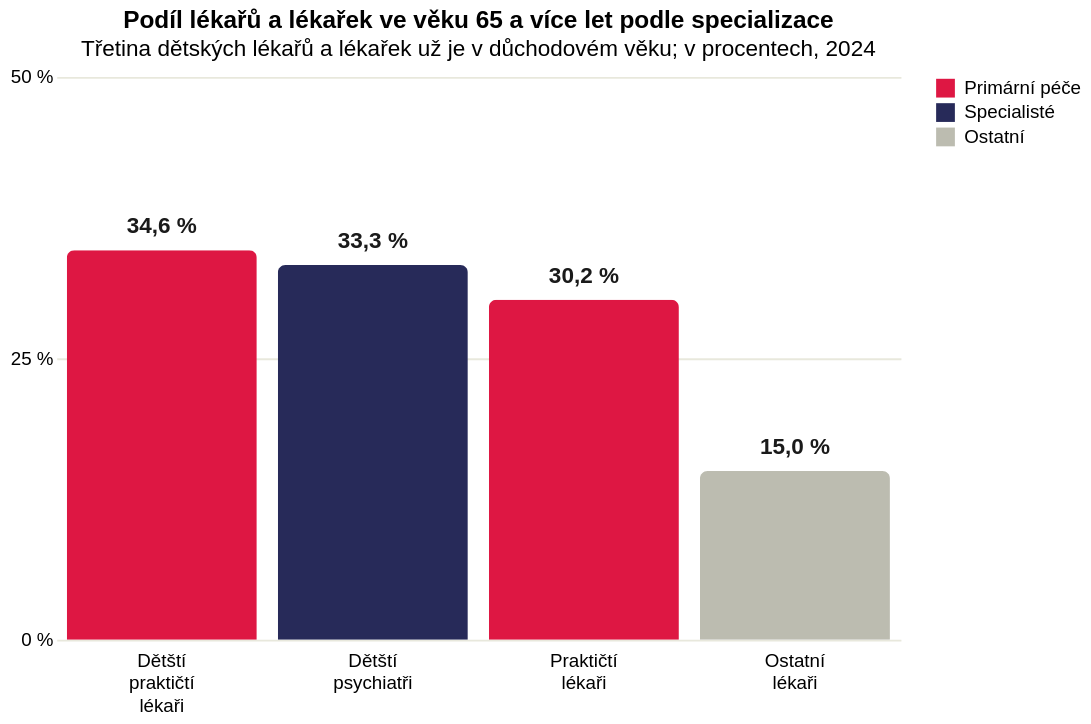

Write the Vega-Lite specification saved for this chart.
### Vega-Lite specification from a JSON file in a GitHub repository (floating-point values rounded to 4 significant figures)
{"_source": "ÚZIS, Registr zdravotnických pracovníků 2024", "$schema": "https://vega.github.io/schema/vega-lite/v5.json", "description": "Věková struktura lékařů v ČR: podíl lékařů a lékařek v důchodovém věku (65+), svislé sloupce", "width": 450, "height": 300, "title": {"text": "Podíl lékařů a lékařek ve věku 65 a více let podle specializace", "subtitle": "Třetina dětských lékařů a lékařek už je v důchodovém věku; v procentech, 2024"}, "data": {"values": [{"spec": "Dětští praktičtí lékaři", "val": 34.6, "label": "34,6 %", "cat": "Primární péče"}, {"spec": "Dětští psychiatři", "val": 33.3, "label": "33,3 %", "cat": "Specialisté"}, {"spec": "Praktičtí lékaři", "val": 30.2, "label": "30,2 %", "cat": "Primární péče"}, {"spec": "Ostatní lékaři", "val": 15.0, "label": "15,0 %", "cat": "Ostatní"}]}, "layer": [{"params": [{"name": "serie", "select": {"type": "point", "fields": ["cat"]}, "bind": "legend"}], "mark": {"type": "bar", "cornerRadiusEnd": 4}, "encoding": {"x": {"field": "spec", "type": "nominal", "title": null, "sort": ["Dětští praktičtí lékaři", "Dětští psychiatři", "Praktičtí lékaři", "Ostatní lékaři"], "axis": {"domain": false, "ticks": false, "labelAngle": 0, "labelPadding": 6, "labelExpr": "split(datum.value, ' ')"}}, "y": {"field": "val", "type": "quantitative", "title": null, "scale": {"domain": [0, 50]}, "axis": {"grid": true, "gridColor": "#e8e8dc", "domain": false, "ticks": false, "values": [0, 25, 50], "labelExpr": "datum.value + ' %'"}}, "color": {"field": "cat", "type": "nominal", "scale": {"domain": ["Primární péče", "Specialisté", "Ostatní"], "range": ["#de1743", "#272a59", "#bcbcb0"]}, "legend": {"title": null}}, "opacity": {"condition": {"param": "serie", "value": 1}, "value": 0.18}, "tooltip": [{"field": "spec", "title": "Specializace"}, {"field": "cat", "title": "Skupina"}, {"field": "label", "title": "Podíl lékařů a lékařek 65+"}]}}, {"mark": {"type": "text", "align": "center", "baseline": "bottom", "dy": -6, "fontSize": 12, "fontWeight": "bold", "color": "#1a1a1a"}, "encoding": {"x": {"field": "spec", "type": "nominal", "sort": ["Dětští praktičtí lékaři", "Dětští psychiatři", "Praktičtí lékaři", "Ostatní lékaři"]}, "y": {"field": "val", "type": "quantitative", "scale": {"domain": [0, 50]}}, "text": {"field": "label"}, "opacity": {"condition": {"param": "serie", "value": 1}, "value": 0.18}}}], "config": {"view": {"stroke": "transparent"}}}
